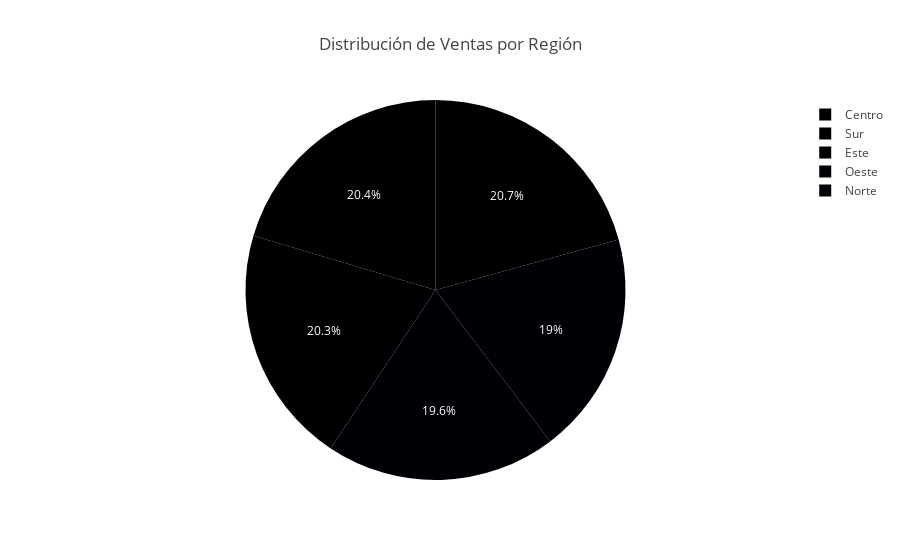

Notebook source saved alongside this figure:
### Code cell
# Análisis por región
df_region = df.groupby('region')['venta_total'].sum().reset_index()
fig_region = px.pie(df_region, values='venta_total', names='region',
                    title='Distribución de Ventas por Región',
                    labels={'venta_total': 'Ventas Totales(€)', 'region': 'Región'})    

#fig_region.show()

### Figure 1 — Plotly figure (JSON) as saved in the notebook; plotly's stock layout.template omitted (floating-point values rounded to 4 significant figures)
{"data": [{"domain": {"x": [0, 1], "y": [0, 1]}, "hovertemplate": "Región=%{label}<br>Ventas Totales(€)=%{value}<extra></extra>", "labels": ["Centro", "Este", "Norte", "Oeste", "Sur"], "legendgroup": "", "name": "", "showlegend": true, "type": "pie", "values": [3494000.0, 3426000.0, 3197000.0, 3309000.0, 3437000.0]}], "layout": {"legend": {"tracegroupgap": 0}, "title": {"text": "Distribución de Ventas por Región"}}}
